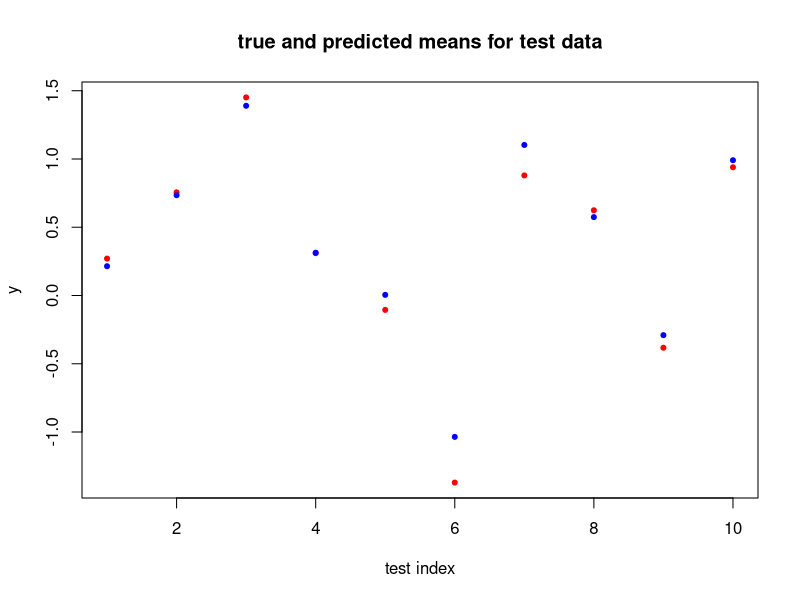

The R script that drew this image:
## ---- chunk 1
square <- function(x) x*x

unlist(Map(square, 1:5))
Reduce(`+`, Map(square, 1:5), init=0)
## ---- chunk 2
negate <- function(f) {
  nf <- function(...) {
    return(-f(...))
  }
}

negative.add <- negate(`+`)
negative.add(1, 2)
## ---- chunk 3
arithmetic <- list(add = function(x,y) x+y, multiply = function(x,y) x*y)
arithmetic$add(1,2)
## ---- chunk 4
make.foo <- function(x) {
  foo <- function(y) x + y
}

f <- make.foo(10)
f(3)
## ---- chunk 5
make.predictor <- function(X, y) {
  beta <- as.vector(solve(t(X)%*%X, t(X)%*%y))
  predictor <- function(x) as.vector(x%*%beta)
}
## ---- chunk 6
# make a "training" dataset
X <- cbind(1, matrix(rnorm(100*2), 100, 2))
beta.true <- rnorm(3)
y <- X%*%beta.true + rnorm(100)

# create the prediction function
f <- make.predictor(X, y)

# make a "testing" dataset
test.X <- cbind(1, matrix(rnorm(10*2),10,2))

# plot the true means
plot(test.X%*%beta.true, col="red", pch=20,
  main="true and predicted means for test data",
  xlab="test index", ylab="y")
# and also the predicted means
points(f(test.X), col="blue", pch=20)
## ---- chunk 7
foo <- function(x) {
  return(10)
}
foo(warning("this warning is not shown"))
## ---- chunk 8
bar <- function(x) {
  force(x)
  return(10)
}
foo <- function(x) {
  return(10)
}
bar(warning("this warning is shown"))
## ---- chunk 9
make.power.function <- function(exponent) {
  power <- function(x) x^exponent
}

square <- make.power.function(2)
cube <- make.power.function(3)

square(3)
cube(3)
## ---- chunk 10
exponent <- 2
square <- make.power.function(exponent)
exponent <- 3
square(2)
## ---- chunk 11
make.power.function <- function(exponent) {
  force(exponent)
  power <- function(x) x^exponent
}
exponent <- 2
square <- make.power.function(exponent)
exponent <- 3
square(2)
